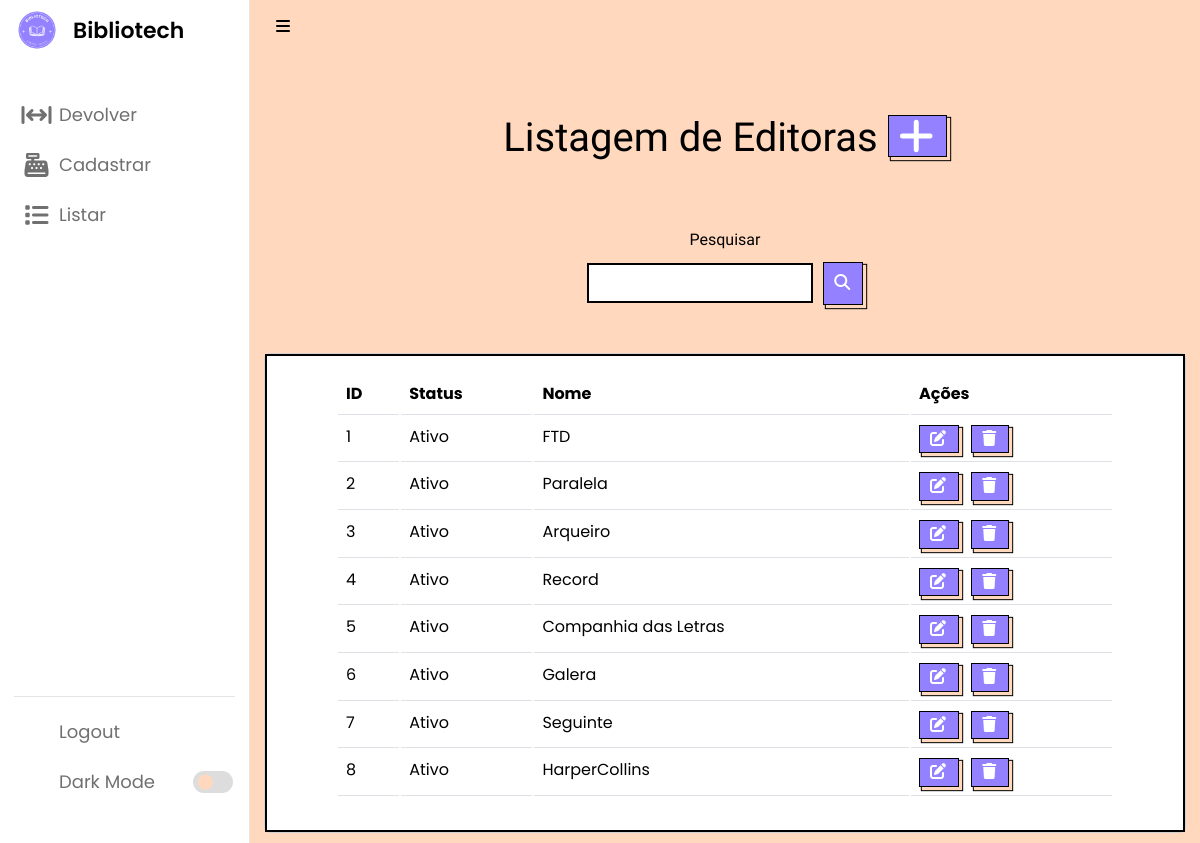
Page /listarEditora.php (signed in) on the earlier database version.
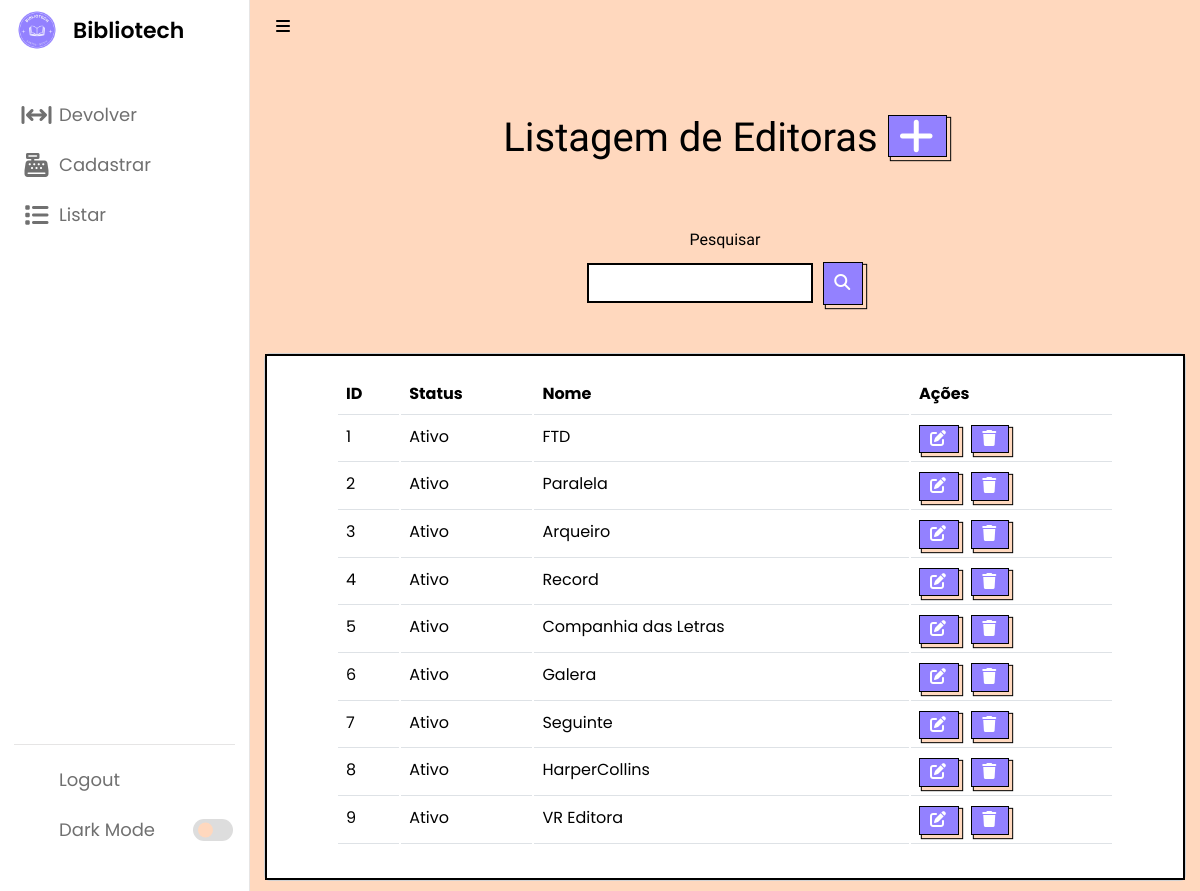
Same page on the later database version.
### tables this page shows
CREATE TABLE `editora` (
  `id` int(11) NOT NULL,
  `status` varchar(45) NOT NULL,
  `nome` varchar(100) NOT NULL
);

### listarEditora.php (the view, shortened to what this page needs)
<?php
require_once("conexao.php");
$V_WHERE = "";
$sql = "select * from editora
where 1 = 1" . $V_WHERE;
$resultado = mysqli_query($conexao, $sql);
?>
<!DOCTYPE html>
<html lang="pt-br">
<head>
    <link rel="stylesheet" href="css/style.css">
    <link rel="stylesheet" href="css/cadastrar.css">
    <link rel="stylesheet" href="css/bootstrap.css">
    <link rel="stylesheet" href="css/acervo.css">
    <link rel="stylesheet" href="https://unicons.iconscout.com/release/v4.0.0/css/line.css">
</head>
<body>
    <nav>
        <a href="main.php" style="text-decoration: none">
            <div class="logo-name">
                <div class="logo-image">
                    <img src="logo.ico" alt="">
                </div>
                <span class="logo_name">Bibliotech</span>
            </div>
        </a>
        <div class="menu-items">
            <ul class="nav-links">
                <?php require_once('sidebar.php') ?>
            </ul>
            <ul class="logout-mode">
                <li><a href="sair.php">
                        <i class="uil uil-signout"></i>
                        <span class="link-name">Logout</span>
                    </a></li>
                <li class="mode">
                    <a href="#">
                        <i class="uil uil-moon"></i>
                        <span class="link-name">Dark Mode</span>
                    </a>
                    <div class="mode-toggle">
                        <span class="switch"></span>
                    </div>
                </li>
            </ul>
        </div>
    </nav>
    <section class="dashboard">
        <div class="navbar bg-body-tertiary">
            <div class="container-fluid">
                <i class="fa-solid fa-bars sidebar-toggle botaoNav"></i>
            </div>
        </div>
        <br><br><br>
        <h1 class="titulo text">Listagem de Editoras <a href="cadastrarEditora.php" class="botao">
                <i class="fa-solid fa-plus"></i>
            </a></h1>
        <br><br>
        <center>
            <form method="post">
                <label name="nome" for="exampleFormControlInput1" class="titulo text">Pesquisar</label>
                <div class="input-button-container">
                    <input name="nome" type="text" class="formcampo">
                    <button name="pesquisar" stype="button" class="botaopesquisar"><i
                            class="fa-solid fa-magnifying-glass"></i></button>
                </div>
                <br><br>
            </form>
        </center>
        <center>
            <div class="card cardlistar">
                <div class="card-body cardlistar2">
                    <table class="table">
                        <thead>
                            <tr>
                                <td scope="col"><b>ID</b></td>
                                <td scope="col"><b>Status</b></td>
                                <td scope="col"><b>Nome</b></td>
                                <td scope="col"><b>Ações</b></td>
                            </tr>
                        </thead>
                        <tbody>
                            <?php while ($linha = mysqli_fetch_array($resultado)) { ?>
                                <tr>
                                    <td>
                                        <?= $linha['id'] ?>
                                    </td>
                                    <td>
                                        <?= $linha['status'] ?>
                                    </td>
                                    <td>
                                        <?= $linha['nome'] ?>
                                    </td>
                                    <td>
                                        <a style="margin-right: 8px;" href="alterarEditora.php? id=<?= $linha['id'] ?>"
                                            class="botao">
                                            <i class="fa-solid fa-pen-to-square"></i></a>
                                        <a href="listarEditora.php? id=<?= $linha['id'] ?>" class="botao"
                                            onclick="return confirm('Deseja mesmo excluir o cadastro?')">
                                            <i class="fa-sharp fa-solid fa-trash"></i> </a>
                                    </td>
                                </tr>
                            <?php } ?>
                        </tbody>
                    </table>
                </div>
            </div>
        </center>
    </section>
</body>
</html>

Differences in the rows shown:
added editora: id "9", status "Ativo", nome "VR Editora"
